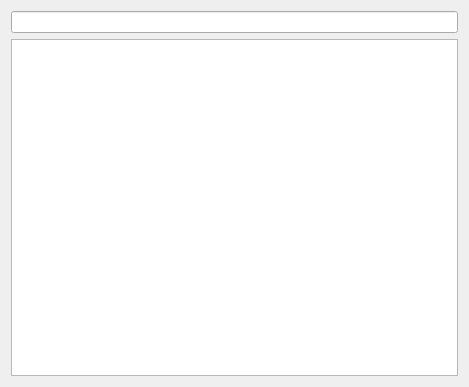
<?xml version="1.0" encoding="UTF-8"?>
<ui version="4.0">
 <class>SqlTableDialog</class>
 <widget class="QDialog" name="SqlTableDialog">
  <property name="geometry">
   <rect>
    <x>0</x>
    <y>0</y>
    <width>469</width>
    <height>387</height>
   </rect>
  </property>
  <property name="windowTitle">
   <string>Dialog</string>
  </property>
  <layout class="QVBoxLayout" name="verticalLayout">
   <item>
    <widget class="QLineEdit" name="filterEdit"/>
   </item>
   <item>
    <widget class="QTableView" name="tableView"/>
   </item>
  </layout>
 </widget>
 <resources/>
 <connections/>
</ui>
